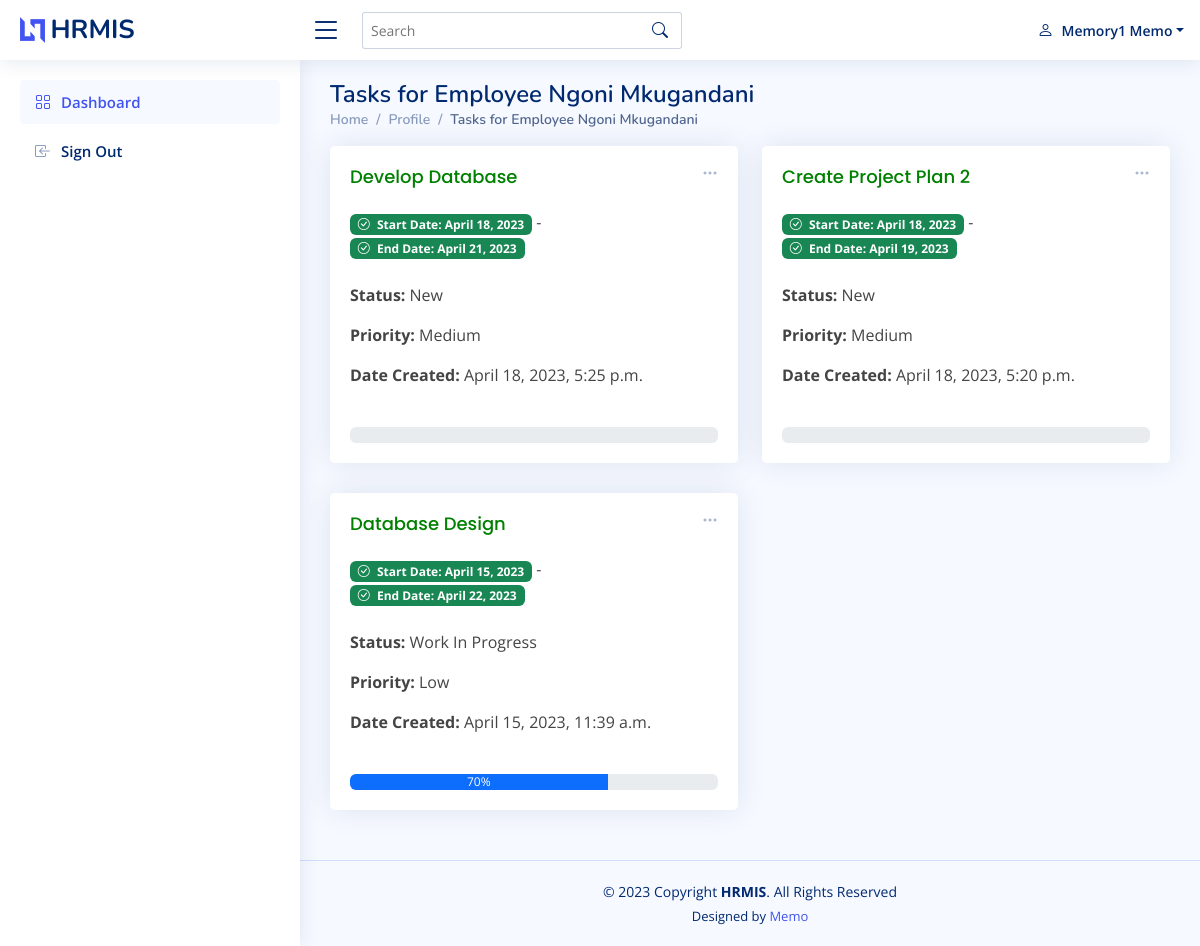
The app's page /tasks/employee-tasks/3 (signed in) with its own data.
### accounts/models.py (models this page shows, shortened)
class User (AbstractUser):
    DES = (('', 'Choose Designation'), ('admin', 'Admin(Organization)'),('employee', 'Employee'),)
    GENDER = (('', 'Choose Gender'),('female','Female'),('male','Male'))
    first_name = models.CharField(max_length=255)
    last_name = models.CharField(max_length=255)
    is_admin = models.BooleanField(default=False)
    is_employee = models.BooleanField(default=False)
    designation = models.CharField(max_length=30, choices=DES)
    email = models.EmailField(max_length=255)
    phone_number = models.CharField(max_length=255)
    gender = models.CharField(max_length=50, choices=GENDER)
    address = models.TextField()
    class Meta:
        ordering = ["-date_joined", ]

### tasks/models.py (models this page shows, shortened)
class Task(models.Model):
    STATUS = (('new','New'),('work in progress','Work In Progress'),('completed','Completed'))
    PRIORITY = (('','Select a Priority'),('low','Low'),('medium','Medium'),('high','High'))
    project = models.ForeignKey(Project, related_name='task_project',on_delete=models.CASCADE)
    resource = models.ForeignKey(User, related_name='task_resource',on_delete=models.CASCADE)
    title = models.CharField(max_length=255)
    percentage_complition = models.PositiveIntegerField(default=0,null=True,blank=True)
    status = models.CharField(max_length=100,choices=STATUS,default='new',null=True,blank=True)
    priority = models.CharField(max_length=100, choices=PRIORITY)
    start_date= models.DateField()
    end_date = models.DateField()
    updated = models.DateTimeField(auto_now=True)
    timestamp = models.DateTimeField(auto_now_add=True)
    @property
    def is_past_due(self):
        return date.today() > self.end_date
    class Meta:
        ordering = ["-timestamp", ]

### tasks/views.py (the view)
# urls.py: path('employee-tasks/<int:employee_id>',views.employee_tasks, name='employee_tasks'),
@login_required
def employee_tasks(request,employee_id):
    template_name = 'employee_tasks.html'
    qs_user = get_object_or_404(User,pk=employee_id)
    qs_tasks = models.Task.objects.filter(resource = qs_user)
    context = {'obj':qs_tasks,'qs_user':qs_user}
    return render(request,template_name,context)

### tasks/templates/employee_tasks.html (shortened to what this page needs)
{% extends 'shared.html' %}
{% load static %}
{% load crispy_forms_tags %}
{% block pagetitle %}
Tasks for Employee {{qs_user.get_full_name|title}}
{% endblock %}
{% block breadcrum %}
<li class="breadcrumb-item"><a href="{% url 'accounts:profile' qs_user.pk %}">Profile</a></li>
<li class="breadcrumb-item active">
    Tasks for Employee {{qs_user.get_full_name|title}}
</li>
{% endblock %}
{% block content %}
<section class="section">
    <div class="row align-items-top">
        {% for task in  obj %}
        <div class="col-md-6">
        <div class="card">
          <div class="filter">
            <a class="icon" href="#" data-bs-toggle="dropdown"><i class="bi bi-three-dots"></i></a>
          </div>
          <div class="card-body">
              {% if task.is_past_due %}
              <h5 class="card-title" style="color: red;">
              {% else %}
              <h5 class="card-title" style="color: green;">
              {% endif %}
              {{task.title|title}}
            </h5>
            <div>
              {% if task.is_past_due %}
              <span class="badge bg-danger">
                <i class="bi bi-exclamation-octagon me-1"></i>
                {% else %}
                <span class="badge bg-success">
                  <i class="bi bi-check-circle me-1"></i>
                  {% endif %}
                Start Date: {{task.start_date}}</span> -
                {% if task.is_past_due %}
                <span class="badge bg-danger">
                  <i class="bi bi-exclamation-octagon me-1"></i>
                  {% else %}
                  <span class="badge bg-success">
                    <i class="bi bi-check-circle me-1"></i>
                    {% endif %}
                End Date: {{task.end_date}}</span>
            </div>
           <br>
            <p><strong>Status:</strong> {{task.status|title}}</p>
           <p><strong>Priority:</strong> {{task.priority|title}}</p>
           <p><strong>Date Created:</strong>  {{task.timestamp}}</p>
           <br>
           <div class="progress">
            <div class="progress-bar" role="progressbar" style="width: {{task.percentage_complition}}%" aria-valuenow="{{task.percentage_complition}}" aria-valuemin="0" aria-valuemax="100">{{task.percentage_complition}}%</div>
          </div>
          </div>
        </div>
      </div>
        {% empty %}
        <h4>No tasks added</h4>
       {% endfor %}
    </div>
  </section>
{% endblock %}

### templates/shared.html (shortened to what this page needs)
<!DOCTYPE html>
{% load static %}
<html lang="en">
<head>
  <link href="{% static 'assets/vendor/bootstrap/css/bootstrap.min.css' %}" rel="stylesheet">
  <link href="{% static 'assets/vendor/bootstrap-icons/bootstrap-icons.css' %}" rel="stylesheet">
  <link href="{% static 'assets/vendor/boxicons/css/boxicons.min.css' %}" rel="stylesheet">
  <link href="{% static 'assets/vendor/quill/quill.snow.css' %}" rel="stylesheet">
  <link href="{% static 'assets/vendor/quill/quill.bubble.css' %}" rel="stylesheet">
  <link href="{% static 'assets/vendor/remixicon/remixicon.css' %}" rel="stylesheet">
  <link href="{% static 'assets/vendor/simple-datatables/style.css' %}" rel="stylesheet">
  <link href="{% static 'assets/css/style.css' %}" rel="stylesheet">
</head>
<body>
  <header id="header" class="header fixed-top d-flex align-items-center">
    <div class="d-flex align-items-center justify-content-between">
      <a href="/" class="logo d-flex align-items-center">
        <img src="{% static 'assets/img/logo.png' %}" alt="">
        <span class="d-none d-lg-block">HRMIS</span>
      </a>
      <i class="bi bi-list toggle-sidebar-btn"></i>
    </div>
    <div class="search-bar">
      <form class="search-form d-flex align-items-center" method="POST" action="#">
        <input type="text" name="query" placeholder="Search" title="Enter search keyword">
        <button type="submit" title="Search"><i class="bi bi-search"></i></button>
      </form>
    </div>
    <nav class="header-nav ms-auto">
      <ul class="d-flex align-items-center">
        <li class="nav-item dropdown pe-3">
          <a class="nav-link nav-profile d-flex align-items-center pe-0" href="#" data-bs-toggle="dropdown">
            <i class="bi bi-person"></i>
            <span class="d-none d-md-block dropdown-toggle ps-2">{{request.user.first_name|title}} {{request.user.last_name|title}}</span>
          </a>
        </li>
      </ul>
    </nav>
  </header>
  <aside id="sidebar" class="sidebar">
    <ul class="sidebar-nav" id="sidebar-nav">
      <li class="nav-item">
        <a class="nav-link " href="/">
          <i class="bi bi-grid"></i>
          <span>Dashboard</span>
        </a>
      </li>
      <li class="nav-item">
        <a class="nav-link collapsed" href="{% url 'logout' %}">
          <i class="bi bi-box-arrow-in-left"></i>
          <span>Sign Out</span>
        </a>
      </li>
    </ul>
  </aside>
  <main id="main" class="main">
    <div class="pagetitle">
      <h1>{% block pagetitle %}{% endblock %}</h1>
      <nav>
        <ol class="breadcrumb">
          <li class="breadcrumb-item"><a href="{% url 'accounts:redirect_logged' %}">Home</a></li>
          {% block breadcrum %}{% endblock %}
        </ol>
      </nav>
    </div>
    <section class="section dashboard">
        {% block content %}
        {% endblock %}
    </section>
  </main>
  <footer id="footer" class="footer">
    <div class="copyright">
        © {% now "Y" %} Copyright <strong><span>HRMIS</span></strong>. All Rights Reserved
    </div>
    <div class="credits">
      Designed by <a href="https://bootstrapmade.com/">Memo</a>
    </div>
  </footer>
</body>
</html>

### static_files/assets/css/style.css (style rules this page uses)
:root { scroll-behavior: smooth; }
body { font-family: "Open Sans", sans-serif; background: #f6f9ff; color: #444444; }
a { color: #4154f1; text-decoration: none; }
h1, h2, h3, h4, h5, h6 { font-family: "Nunito", sans-serif; }
#main { margin-top: 60px; padding: 20px 30px; transition: all 0.3s; }
.pagetitle { margin-bottom: 10px; }
.pagetitle h1 { font-size: 24px; margin-bottom: 0; font-weight: 600; color: #012970; }
.card { margin-bottom: 30px; border: none; border-radius: 5px; box-shadow: 0px 0 30px rgba(1, 41, 112, 0.1); }
.card-title { padding: 20px 0 15px 0; font-size: 18px; font-weight: 500; color: #012970; font-family: "Poppins", sans-serif; }
.card-body { padding: 0 20px 20px 20px; }
.breadcrumb { font-size: 14px; font-family: "Nunito", sans-serif; color: #899bbd; font-weight: 600; }
.breadcrumb a { color: #899bbd; transition: 0.3s; }
.breadcrumb .breadcrumb-item::before { color: #899bbd; }
.breadcrumb .active { color: #51678f; font-weight: 600; }
.logo { line-height: 1; }
@media (min-width: 1200px) { .logo { width: 280px; } }
.logo img { max-height: 26px; margin-right: 6px; }
.logo span { font-size: 26px; font-weight: 700; color: #012970; font-family: "Nunito", sans-serif; }
.header { transition: all 0.5s; z-index: 997; height: 60px; box-shadow: 0px 2px 20px rgba(1, 41, 112, 0.1); background-color: #fff; padding-left: 20px; }
.header .toggle-sidebar-btn { font-size: 32px; padding-left: 10px; cursor: pointer; color: #012970; }
.header .search-bar { min-width: 360px; padding: 0 20px; }
.header .search-form { width: 100%; }
.header .search-form input { border: 0; font-size: 14px; color: #012970; border: 1px solid rgba(1, 41, 112, 0.2); padding: 7px 38px 7px 8px; border-radius: 3px; transition: 0.3s; width: 100%; }
.header .search-form button { border: 0; padding: 0; margin-left: -30px; background: none; }
.header .search-form button i { color: #012970; }
.header-nav ul { list-style: none; }
.header-nav>ul { margin: 0; padding: 0; }
.header-nav .nav-profile { color: #012970; }
.header-nav .nav-profile span { font-size: 14px; font-weight: 600; }
.sidebar { position: fixed; top: 60px; left: 0; bottom: 0; width: 300px; z-index: 996; transition: all 0.3s; padding: 20px; overflow-y: auto; scrollbar-width: thin; scrollbar-color: #aab7cf transparent; box-shadow: 0px 0px 20px rgba(1, 41, 112, 0.1); background-color: #fff; }
@media (min-width: 1200px) { #main, #footer { margin-left: 300px; } }
.sidebar-nav { padding: 0; margin: 0; list-style: none; }
.sidebar-nav li { padding: 0; margin: 0; list-style: none; }
.sidebar-nav .nav-item { margin-bottom: 5px; }
.sidebar-nav .nav-link { display: flex; align-items: center; font-size: 15px; font-weight: 600; color: #4154f1; transition: 0.3; background: #f6f9ff; padding: 10px 15px; border-radius: 4px; }
.sidebar-nav .nav-link i { font-size: 16px; margin-right: 10px; color: #4154f1; }
.sidebar-nav .nav-link.collapsed { color: #012970; background: #fff; }
.sidebar-nav .nav-link.collapsed i { color: #899bbd; }
.dashboard .filter { position: absolute; right: 0px; top: 15px; }
.dashboard .filter .icon { color: #aab7cf; padding-right: 20px; padding-bottom: 5px; transition: 0.3s; font-size: 16px; }
.footer { padding: 20px 0; font-size: 14px; transition: all 0.3s; border-top: 1px solid #cddfff; }
.footer .copyright { text-align: center; color: #012970; }
.footer .credits { padding-top: 5px; text-align: center; font-size: 13px; color: #012970; }

### records on screen
User: user.first_name "Memory1", user.last_name "Memo"
User: get_full_name "Ngoni Mkugandani"
Task: title "Develop Database", start_date "April 18, 2023", end_date "April 21, 2023", status "New", priority "Medium", timestamp "April 18, 2023, 5:25 p.m."
Task: title "Create Project Plan 2", start_date "April 18, 2023", end_date "April 19, 2023", status "New", priority "Medium", timestamp "April 18, 2023, 5:20 p.m."
Task: title "Database Design", start_date "April 15, 2023", end_date "April 22, 2023", status "Work In Progress", priority "Low", timestamp "April 15, 2023, 11:39 a.m.", percentage_complition "70"
